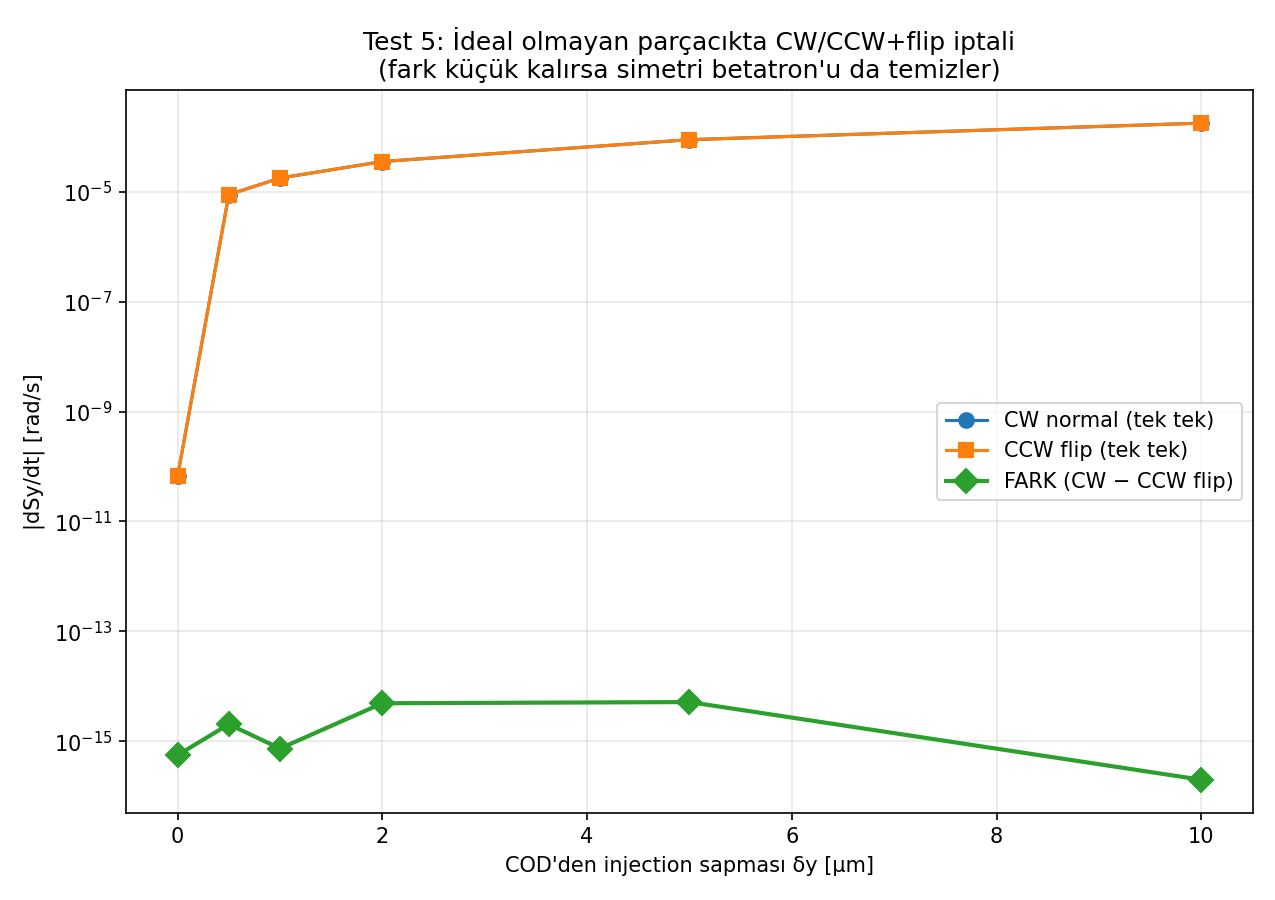

The script that saved this image:
#!/usr/bin/env python3
"""test_nonideal_cancellation.py — Test 5: İdeal olmayan parçacık için
CW/CCW+flip iptali hâlâ çalışıyor mu?

Soru:
  (CW normal) − (CCW flip) farkı, parçacık kapalı yörünge ÜZERİNDEYKEN sahte
  EDM'yi 1e-16'ya iptal ediyordu. Peki parçacık COD'nin üzerinde DEĞİLSE
  (injection hatası δy → betatron salınımı, tek tek sahte EDM ~1e-5..1e-6)
  bu fark hâlâ iptal ediyor mu, yoksa betatron kirlenmesi farkta kalıyor mu?

  Bu, Omarov'un 1e-9 tabanının "mükemmel oturtma" gerektirip gerektirmediğini
  ve yöntemin gerçekçi parçacıkta ne kadar sağlam olduğunu söyler.

Fizik:
  (CW normal) ve (CCW flip) her fiziksel noktada AYNI kick'i görür → kapalı
  yörünge konumu aynı, dinamik birbirinin aynası. Eğer betatron-kaynaklı sahte
  EDM de bu simetri altında AYNI işaretliyse, fark onu da iptal eder (yöntem
  sağlam). Zıt işaretliyse fark onu iki katına çıkarır (yöntem oturtmaya bağlı).

Yöntem (üniform 0.2 lattice):
  1. CW normal ve CCW flip için kapalı yörünge bulunur (konumları çakışır).
  2. δy ∈ {0, 0.5, 1, 2, 5, 10} μm: her iki beam KENDİ COD'sinden δy kadar
     sapacak şekilde fırlatılır (aynı betatron genliği).
  3. Tek tek sahte EDM'ler ve FARK ölçülür.
  4. Fark δy ile büyüyor mu (iptal bozuluyor) yoksa küçük mü kalıyor (sağlam)?

Çıktı:
  test_nonideal_cancellation.png
  Terminal tablo
"""

import json
import os
import sys
import time

import matplotlib
matplotlib.use("Agg")
import matplotlib.pyplot as plt
import multiprocessing as mp
import numpy as np

os.chdir(os.path.dirname(os.path.abspath(__file__)))
sys.path.insert(0, os.path.dirname(os.path.abspath(__file__)))

# ── Parametreler ─────────────────────────────────────────────────────────────
REF_SEED     = 7
A_MISALIGN   = 1e-5
T2           = 5e-4
CO_TURNS     = 24
CO_ITER      = 2
RETURN_STEPS = 3000
DELTA_UM     = [0.0, 0.5, 1.0, 2.0, 5.0, 10.0]   # COD'den injection sapması [μm]


def _suppress_stdout():
    fd = os.dup(1); null = os.open(os.devnull, os.O_WRONLY)
    os.dup2(null, 1); os.close(null); return fd


def _restore_stdout(fd):
    os.dup2(fd, 1); os.close(fd)


def _worker(task):
    """Verilen yön/flip/fırlatma için sahte EDM ölç (CO ARAMAZ — sabit launch).

    Görev: (label, direction, flip, yv, ypv, dy_list, t2, rsteps)
    Dönüş: (label, slope)
    """
    label, direction, flip, yv, ypv, dy_list, t2, rsteps = task

    import os, sys, json, numpy as np
    os.chdir(os.path.dirname(os.path.abspath(__file__)))
    sys.path.insert(0, os.path.dirname(os.path.abspath(__file__)))
    from false_edm_mode_scan import setup_fields, _make_state
    from integrator import integrate_particle

    with open("params.json") as fh:
        config = json.load(fh)
    fields, _, beta0, R0, p_mag, _ = setup_fields(config)
    if flip:
        fields.quadG1 = -fields.quadG1
        fields.quadG0 = -fields.quadG0
    dt = float(config.get("dt", 1e-11))
    dy = np.asarray(dy_list, dtype=float)

    y_launch = _make_state([0.0, float(yv), 0.0, float(ypv)],
                           p_mag, float(direction), [0.0, 0.0, float(direction)])
    saved = _suppress_stdout()
    try:
        fields.poincare_quad_index = 0.0
        _, poin, poin_t = integrate_particle(
            y_launch, 0.0, t2, dt, fields=fields, return_steps=rsteps, quad_dy=dy)
    finally:
        _restore_stdout(saved)
    slope = float(np.polyfit(np.asarray(poin_t, float),
                             np.asarray(poin[:, 7], float), 1)[0])
    return label, slope


def _find_co(direction, flip, dy_ref, config):
    """Verilen yön/flip için kapalı yörünge fırlatma noktası."""
    from false_edm_mode_scan import setup_fields, find_closed_orbit, C
    fields, _, beta0, R0, p_mag, _ = setup_fields(config)
    if flip:
        fields.quadG1 = -fields.quadG1
        fields.quadG0 = -fields.quadG0
    dt    = float(config.get("dt", 1e-11))
    circ  = (2*np.pi*R0 + 4*fields.nFODO*fields.driftLen
             + 2*fields.nFODO*fields.quadLen)
    T_rev = circ / (beta0 * C)
    saved = _suppress_stdout()
    try:
        v_co, _ = find_closed_orbit(fields, p_mag, float(direction), dy_ref, dt,
                                     T_rev, n_turns=CO_TURNS, n_iter=CO_ITER)
    finally:
        _restore_stdout(saved)
    return float(v_co[1]), float(v_co[3])


def main():
    t0 = time.time()
    with open("params.json") as fh:
        config = json.load(fh)
    from false_edm_mode_scan import setup_fields
    fields, *_ = setup_fields(config)
    n_q = 2 * int(fields.nFODO)
    direction = fields.direction

    rng = np.random.default_rng(REF_SEED)
    dy_ref = rng.standard_normal(n_q) * A_MISALIGN

    print(f"Lattice: üniform {fields.quadG1} T/m")
    print("CW normal ve CCW flip kapalı yörüngeleri bulunuyor...")
    yc_cwn,  ypc_cwn  = _find_co(direction,  False, dy_ref, config)
    yc_ccwf, ypc_ccwf = _find_co(-direction, True,  dy_ref, config)
    print(f"  CW normal : y_co={yc_cwn*1e6:+.3f} μm, y'={ypc_cwn*1e6:+.3f} μrad")
    print(f"  CCW flip  : y_co={yc_ccwf*1e6:+.3f} μm, y'={ypc_ccwf*1e6:+.3f} μrad")

    # Görevler: her δy için her iki beam, KENDİ COD'sinden δy sapma
    tasks = []
    for d_um in DELTA_UM:
        d = d_um * 1e-6
        tasks.append((f"cwn_{d_um}",  direction,  False,
                      yc_cwn + d,  ypc_cwn,  dy_ref.tolist(), T2, RETURN_STEPS))
        tasks.append((f"ccwf_{d_um}", -direction, True,
                      yc_ccwf + d, ypc_ccwf, dy_ref.tolist(), T2, RETURN_STEPS))

    nw = min(mp.cpu_count(), len(tasks))
    print(f"\n{len(tasks)} simülasyon ({nw} işçi)...")
    ctx = mp.get_context("spawn")
    with ctx.Pool(processes=nw) as pool:
        res = dict(pool.map(_worker, tasks))

    # Sonuçlar
    print(f"\n{'─'*78}")
    print("İdeal olmayan parçacık: COD'den δy sapma → tek tek sahte EDM ve FARK")
    print(f"{'─'*78}")
    hdr = (f"{'δy [μm]':>9}  {'CW normal':>14}  {'CCW flip':>14}  "
           f"{'FARK (CW−CCWf)':>16}  {'iptal':>9}")
    print(hdr); print('─'*len(hdr))
    cwn_arr, ccwf_arr, diff_arr = [], [], []
    for d_um in DELTA_UM:
        scwn  = res[f"cwn_{d_um}"]
        sccwf = res[f"ccwf_{d_um}"]
        diff  = scwn - sccwf
        ratio = abs(scwn / diff) if diff != 0 else float('inf')
        cwn_arr.append(scwn); ccwf_arr.append(sccwf); diff_arr.append(diff)
        print(f"{d_um:>9.1f}  {scwn:>14.3e}  {sccwf:>14.3e}  {diff:>16.3e}  "
              f"{ratio:>8.0f}×")

    elapsed = time.time() - t0
    print(f"\nToplam süre: {elapsed:.1f} s")
    print("\nYORUM:")
    print("  FARK küçük kalıyorsa → simetri betatron'u da iptal eder (yöntem sağlam).")
    print("  FARK tek tek değerlerle birlikte büyüyorsa → iptal oturtmaya bağlı.")

    # Figür
    fig, ax = plt.subplots(figsize=(8.5, 6))
    dd = np.array(DELTA_UM)
    ax.semilogy(dd, np.abs(cwn_arr),  'o-', color='tab:blue',
                label='CW normal (tek tek)', markersize=7)
    ax.semilogy(dd, np.abs(ccwf_arr), 's-', color='tab:orange',
                label='CCW flip (tek tek)', markersize=7)
    ax.semilogy(dd, np.abs(diff_arr), 'D-', color='tab:green', linewidth=2,
                label='FARK (CW − CCW flip)', markersize=8)
    ax.set_xlabel("COD'den injection sapması δy [μm]")
    ax.set_ylabel("|dSy/dt| [rad/s]")
    ax.set_title("Test 5: İdeal olmayan parçacıkta CW/CCW+flip iptali\n"
                 "(fark küçük kalırsa simetri betatron'u da temizler)")
    ax.legend(fontsize=10)
    ax.grid(True, which='both', alpha=0.3)
    plt.tight_layout()
    out = "test_nonideal_cancellation.png"
    plt.savefig(out, dpi=150)
    print(f"Figür kaydedildi: {out}")


if __name__ == "__main__":
    main()
